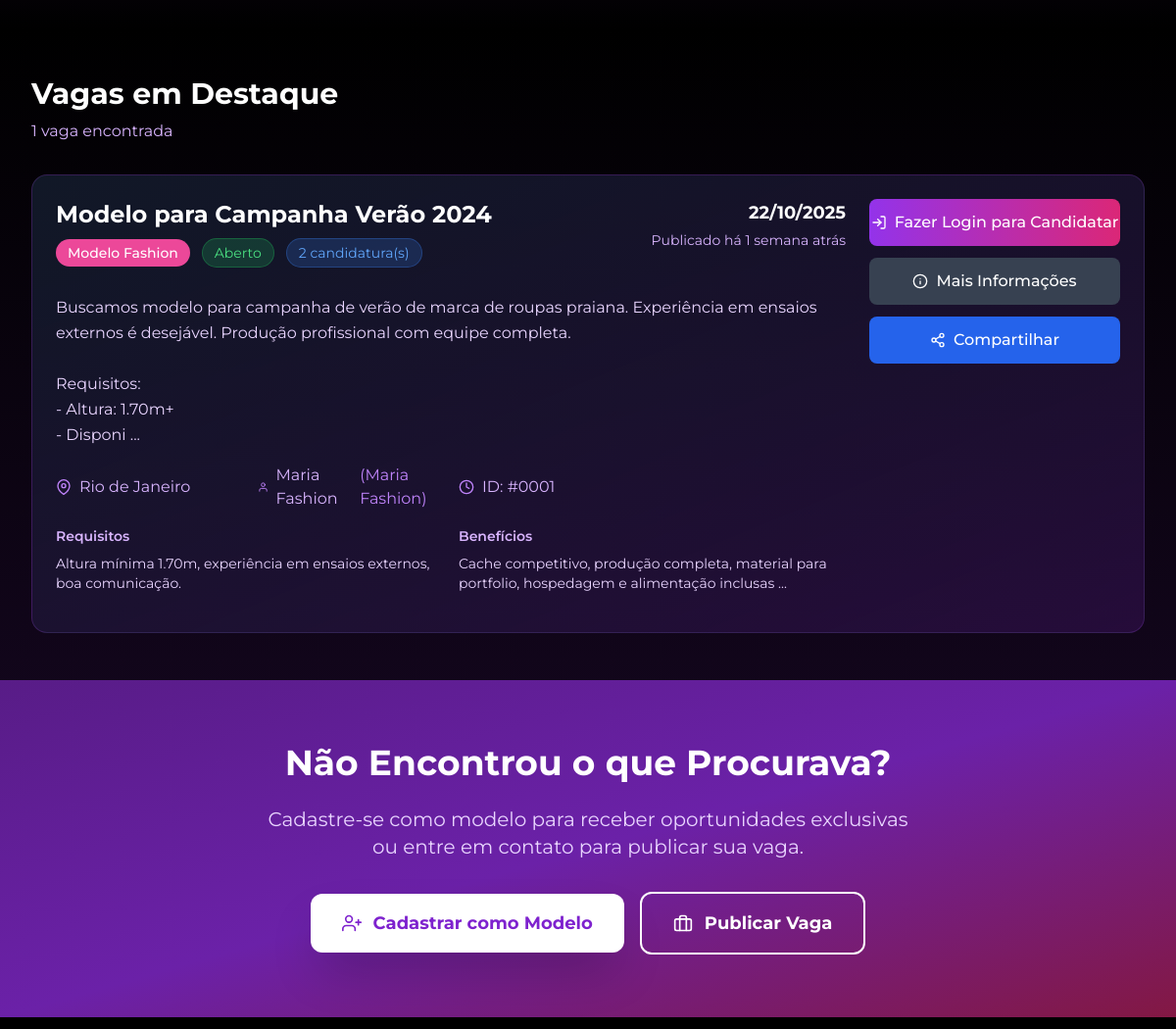
Before: /jobs.php?tipo=fashion (middle part) with the older database file.
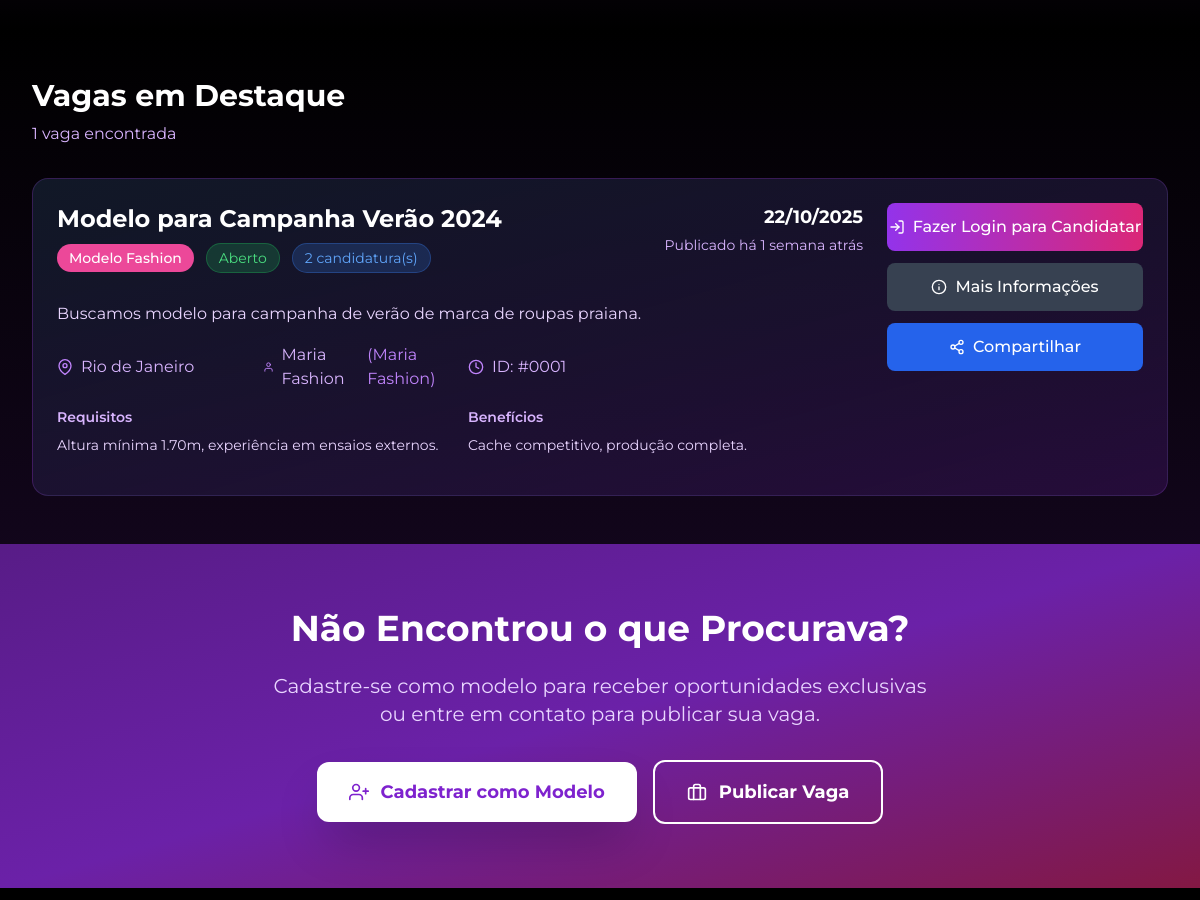
After: the same page with the newer database file.
### tables this page shows
CREATE TABLE jobs (
    id INT AUTO_INCREMENT PRIMARY KEY,
    titulo VARCHAR(200) NOT NULL,
    descricao TEXT,
    tipo_modelo VARCHAR(50),
    localizacao VARCHAR(100),
    remuneracao DECIMAL(10,2),
    data_evento DATE,
    data_publicacao TIMESTAMP DEFAULT CURRENT_TIMESTAMP,
    status ENUM('aberto', 'fechado', 'concluido', 'cancelado') DEFAULT 'aberto',
    cliente_id INT,
    vagas INT DEFAULT 1,
    requisitos TEXT,
    beneficios TEXT,
    FOREIGN KEY (cliente_id) REFERENCES usuarios(id)
);

CREATE TABLE usuarios (
    id INT AUTO_INCREMENT PRIMARY KEY,
    nome VARCHAR(100) NOT NULL,
    email VARCHAR(100) UNIQUE NOT NULL,
    senha VARCHAR(255) NOT NULL,
    tipo ENUM('admin', 'cliente', 'modelo') DEFAULT 'cliente',
    cpf VARCHAR(14),
    telefone VARCHAR(20),
    endereco TEXT,
    empresa VARCHAR(100),
    created_at TIMESTAMP DEFAULT CURRENT_TIMESTAMP
);

### jobs.php (the view, shortened to what the changed rows need)
<?php
require_once 'includes/config.php';
$tipo_filter = $_GET['tipo'] ?? '';
$status_filter = 'aberto';
$page = isset($_GET['page']) ? (int)$_GET['page'] : 1;
$limit = 9;
$offset = ($page - 1) * $limit;
$sql = "SELECT j.*, u.nome as cliente_nome, u.empresa,
        (SELECT COUNT(*) FROM candidaturas WHERE job_id = j.id) as total_candidaturas
        FROM jobs j
        LEFT JOIN usuarios u ON j.cliente_id = u.id
        WHERE j.status = ?";
$params = [$status_filter];
if ($tipo_filter) {
    $sql .= " AND j.tipo_modelo = ?";
    $params[] = $tipo_filter;
}
$sql .= " ORDER BY j.data_publicacao DESC LIMIT ? OFFSET ?";
$params[] = $limit;
$params[] = $offset;
try {
    $stmt = $pdo->prepare($sql);
    $stmt->execute($params);
    $jobs = $stmt->fetchAll();
} catch (PDOException $e) {
    $jobs = [];
    $total_jobs = 0;
    $total_paginas = 1;
}
$tipos_modelo = [
    'fashion' => 'Modelo Fashion',
    'comercial' => 'Modelo Comercial',
    'ator' => 'Ator',
    'atriz' => 'Atriz',
    'alta-costura' => 'Alta Costura',
    'fitness' => 'Fitness',
    'plus-size' => 'Plus Size',
    'kids' => 'Kids',
    'adolescente' => 'Adolescente'
];
?>
<?php include 'includes/header.php'; ?>
<section class="py-12 bg-gradient-to-b from-black to-purple-900/20">
    <div class="max-w-7xl mx-auto px-4 sm:px-6 lg:px-8">
        <div class="flex flex-col lg:flex-row justify-between items-start lg:items-center mb-8">
            <div>
                <h2 class="text-3xl font-bold text-white mb-2">Vagas em Destaque</h2>
            </div>
        </div>
        <?php if(!empty($jobs)): ?>
        <div class="space-y-6">
            <?php foreach($jobs as $job):
                $cores_tipo = [
                    'fashion' => 'bg-pink-500',
                    'comercial' => 'bg-blue-500',
                    'ator' => 'bg-green-500',
                    'atriz' => 'bg-purple-500',
                    'alta-costura' => 'bg-yellow-500',
                    'fitness' => 'bg-red-500',
                    'plus-size' => 'bg-indigo-500',
                    'kids' => 'bg-teal-500',
                    'adolescente' => 'bg-orange-500'
                ];
                $cor_tipo = $cores_tipo[$job['tipo_modelo']] ?? 'bg-purple-500';
            ?>
            <div class="job-card bg-gradient-to-br from-gray-900 to-purple-900/30 rounded-2xl p-6 border border-purple-500/20 hover:border-purple-500/40 transition duration-300" data-aos="fade-up" id="job-<?php echo $job['id']; ?>">
                <div class="flex flex-col lg:flex-row lg:items-start lg:justify-between gap-6">
                    <div class="flex-1">
                        <div class="flex flex-col sm:flex-row sm:items-start sm:justify-between mb-4">
                            <div>
                                <h3 class="text-2xl font-bold text-white mb-2"><?php echo htmlspecialchars($job['titulo']); ?></h3>
                                <div class="flex flex-wrap items-center gap-3 mb-3">
                                    <span class="px-3 py-1 <?php echo $cor_tipo; ?> text-white rounded-full text-sm font-medium">
                                        <?php echo $tipos_modelo[$job['tipo_modelo']] ?? 'Geral'; ?>
                                    </span>
                                    <span class="px-3 py-1 bg-green-500/20 text-green-400 rounded-full text-sm border border-green-500/30">
                                        <?php echo ucfirst($job['status']); ?>
                                    </span>
                                    <?php if($job['total_candidaturas'] > 0): ?>
                                    <span class="px-3 py-1 bg-blue-500/20 text-blue-400 rounded-full text-sm border border-blue-500/30">
                                        <?php echo $job['total_candidaturas']; ?> candidatura(s)
                                    </span>
                                    <?php endif; ?>
                                </div>
                            </div>
                            <div class="text-right">
                                <div class="text-lg font-bold text-white mb-1">
                                    <?php echo date('d/m/Y', strtotime($job['data_publicacao'])); ?>
                                </div>
                                <div class="text-sm text-purple-300">
                                    Publicado há <?php echo time_elapsed_string($job['data_publicacao']); ?>
                                </div>
                            </div>
                        </div>
                        <p class="text-purple-200 mb-4 leading-relaxed">
                            <?php echo nl2br(htmlspecialchars(substr($job['descricao'], 0, 200))); ?>
                            <?php if(strlen($job['descricao']) > 200): ?>...<?php endif; ?>
                        </p>
                        <div class="grid grid-cols-1 sm:grid-cols-2 lg:grid-cols-4 gap-4 mb-4">
                            <div class="flex items-center space-x-2 text-purple-300">
                                <i data-feather="map-pin" class="w-4 h-4 text-purple-400"></i>
                                <span><?php echo htmlspecialchars($job['localizacao']); ?></span>
                            </div>
                            <?php if($job['cliente_nome']): ?>
                            <div class="flex items-center space-x-2 text-purple-300">
                                <i data-feather="user" class="w-4 h-4 text-purple-400"></i>
                                <span><?php echo htmlspecialchars($job['cliente_nome']); ?></span>
                                <?php if($job['empresa']): ?>
                                    <span class="text-purple-400">(<?php echo htmlspecialchars($job['empresa']); ?>)</span>
                                <?php endif; ?>
                            </div>
                            <?php endif; ?>
                            <div class="flex items-center space-x-2 text-purple-300">
                                <i data-feather="clock" class="w-4 h-4 text-purple-400"></i>
                                <span>ID: #<?php echo str_pad($job['id'], 4, '0', STR_PAD_LEFT); ?></span>
                            </div>
                        </div>
                        <div class="grid grid-cols-1 md:grid-cols-2 gap-4 mb-4">
                            <?php if($job['requisitos']): ?>
                            <div>
                                <h4 class="text-sm font-semibold text-purple-300 mb-2">Requisitos</h4>
                                <p class="text-sm text-purple-200 line-clamp-2">
                                    <?php echo nl2br(htmlspecialchars(substr($job['requisitos'], 0, 100))); ?>
                                </p>
                            </div>
                            <?php endif; ?>
                            <?php if($job['beneficios']): ?>
                            <div>
                                <h4 class="text-sm font-semibold text-purple-300 mb-2">Benefícios</h4>
                                <p class="text-sm text-purple-200 line-clamp-2">
                                    <?php echo nl2br(htmlspecialchars(substr($job['beneficios'], 0, 100))); ?>
                                    <?php if(strlen($job['beneficios']) > 100): ?>...<?php endif; ?>
                                </p>
                            </div>
                            <?php endif; ?>
                        </div>
                    </div>
                    <div class="lg:w-64 flex flex-col space-y-3">
                        <?php if(isset($_SESSION['user_id']) && $_SESSION['user_type'] === 'modelo'): ?>
                            <button
                                onclick="openCandidaturaModal(<?php echo $job['id']; ?>, '<?php echo htmlspecialchars($job['titulo']); ?>')"
                                class="w-full bg-gradient-to-r from-purple-600 to-pink-600 hover:from-purple-700 hover:to-pink-700 text-white py-3 rounded-lg transition duration-300 font-medium flex items-center justify-center space-x-2"
                            >
                                <i data-feather="send" class="w-4 h-4"></i>
                                <span>Candidatar-se</span>
                            </button>
                        <?php elseif(!isset($_SESSION['user_id'])): ?>
                            <a href="login.php" class="w-full bg-gradient-to-r from-purple-600 to-pink-600 hover:from-purple-700 hover:to-pink-700 text-white py-3 rounded-lg transition duration-300 font-medium flex items-center justify-center space-x-2">
                                <i data-feather="log-in" class="w-4 h-4"></i>
                                <span>Fazer Login para Candidatar</span>
                            </a>
                        <?php endif; ?>
                        <a href="contato.php?assunto=Informações sobre vaga: <?php echo urlencode($job['titulo']); ?>"
                           class="w-full bg-gray-700 hover:bg-gray-600 text-white py-3 rounded-lg transition duration-300 font-medium flex items-center justify-center space-x-2">
                            <i data-feather="info" class="w-4 h-4"></i>
                            <span>Mais Informações</span>
                        </a>
                        <button onclick="shareJob(<?php echo $job['id']; ?>)"
                                class="w-full bg-blue-600 hover:bg-blue-700 text-white py-3 rounded-lg transition duration-300 font-medium flex items-center justify-center space-x-2">
                            <i data-feather="share-2" class="w-4 h-4"></i>
                            <span>Compartilhar</span>
                        </button>
                    </div>
                </div>
            </div>
            <?php endforeach; ?>
        </div>
        <?php endif; ?>
    </div>
</section>
<section class="py-16 bg-gradient-to-br from-purple-900 via-purple-800 to-pink-900">
    <div class="max-w-4xl mx-auto text-center px-4 sm:px-6 lg:px-8" data-aos="fade-up">
        <h2 class="text-3xl md:text-4xl font-bold mb-6 text-white">
            Não Encontrou o que Procurava?
        </h2>
    </div>
</section>
<?php
function time_elapsed_string($datetime, $full = false) {
    $now = new DateTime;
    $ago = new DateTime($datetime);
    $diff = $now->diff($ago);
    $weeks = floor($diff->d / 7);
    $days = $diff->d % 7;
    $string = array(
        'y' => 'ano',
        'm' => 'mês',
        'w' => 'semana',
        'd' => 'dia',
        'h' => 'hora',
        'i' => 'minuto',
        's' => 'segundo',
    );
    foreach ($string as $k => &$v) {
        if ($k == 'w') {
            $value = $weeks;
        } elseif ($k == 'd') {
            $value = $days;
        } else {
            $value = $diff->$k;
        }
        if ($value) {
            $v = $value . ' ' . $v . ($value > 1 ? 's' : '');
        } else {
            unset($string[$k]);
        }
    }
    if (!$full) $string = array_slice($string, 0, 1);
    return $string ? implode(', ', $string) . ' atrás' : 'agora mesmo';
}
?>
<?php include 'includes/footer.php'; ?>

Changed rows visible on the page:
changed jobs "Rio de Janeiro": descricao "…marca de roupas praiana. Experiência em ensaios externos é desejável. Produção profissional com equipe completa. Requisitos: - Altura: 1.70m+ - Disponi" → "Buscamos modelo para campanha de verão de marca de roupas praiana."; requisitos "Altura mínima 1.70m, experiência em ensaios externos, boa comunicação." → "Altura mínima 1.70m, experiência em ensaios externos."; beneficios "Cache competitivo, produção completa, material para portfolio, hospedagem e alimentação inclusas" → "Cache competitivo, produção completa."; no longer shows "..."
